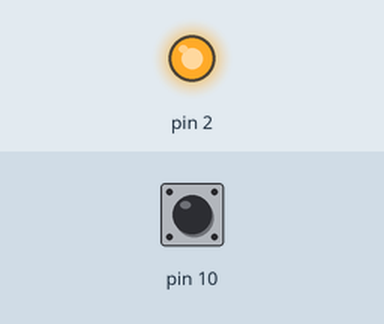
The sketch below on a simulated Arduino Uno, built with avr-gcc and run on an emulated ATmega328P. On the bench: output pins drawn as LEDs (lit = HIGH). The inputs (shaded band) are chosen by the test bench; at power-on: pin 10 HIGH.

Above: at 1.2 s.
1.3 s: pin 10 pulled LOW for 0.15 s
At 1.37 s:
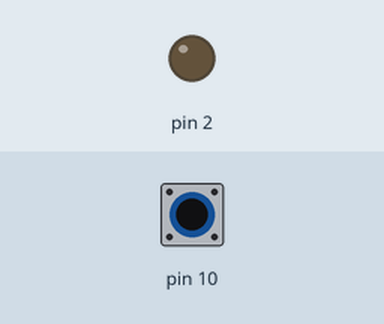
2.9 s: pin 10 pulled LOW for 3.2 s
At 6.9 s:
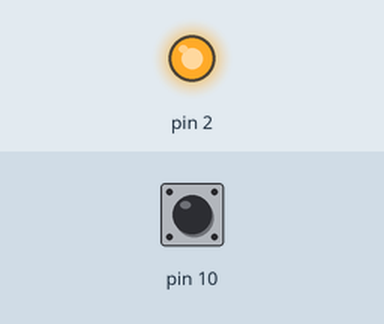
Timing chart, 0 to 8.4 s (numbered marks = the images above; inputs shaded):
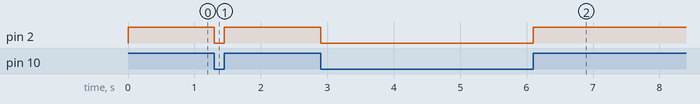

The sketch:

INKUBATOR_07-INPUT_TOMBOL_REVERSE.ino
```cpp
byte tombol;
void setup() {
  pinMode(2, OUTPUT);
  pinMode(10, INPUT);
  digitalWrite(10, HIGH);
}

void loop() {
  tombol=digitalRead(10);
  if(tombol==LOW) digitalWrite(2, LOW);
  else digitalWrite(2, HIGH);
}
```

Measured:
- after the input at 1.3 s, pin 2: HIGH → LOW at once, → HIGH 0.15 s later
- after the input at 2.9 s, pin 2: HIGH → LOW at once, → HIGH 3.2 s later
